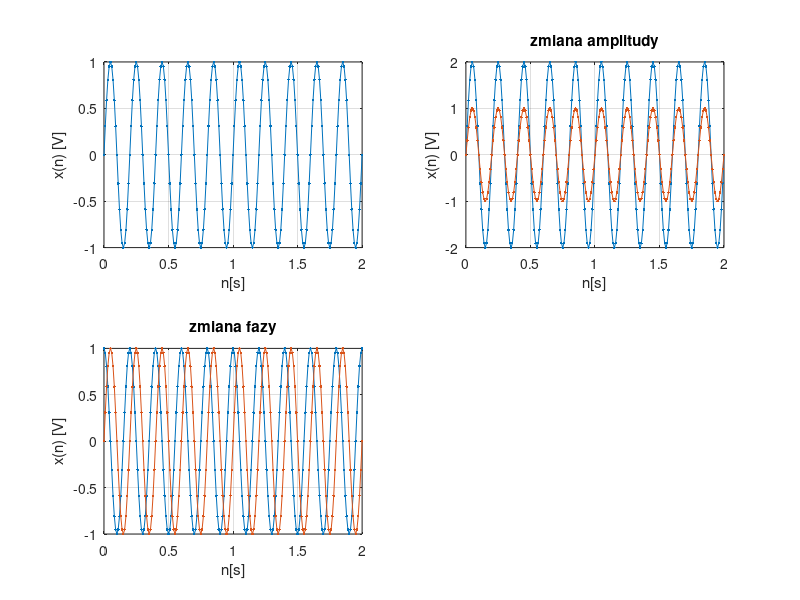

Write the MATLAB code that produced this figure.
clear 
clc

n=(0:0.01:2); %[s]
subplot(2,2,1);
A=1;
x=A*sin(2*pi*5*n);
plot(n,x,'.-');
grid on;
xlabel('n[s]');
ylabel('x(n) [V]');

subplot(2,2,2);
A=2;
x2=A*sin(2*pi*5*n);
plot(n,x2,'.-',n,x,'.-');
grid on;
xlabel('n[s]');
ylabel('x(n) [V]');
title('zmiana amplitudy');

subplot(2,2,3);
A=1;
x3=A*sin(2*pi*5*n+pi/2);
plot(n,x3,'.-',n,x,'.-');
grid on;
xlabel('n[s]');
ylabel('x(n) [V]');
title('zmiana fazy');
